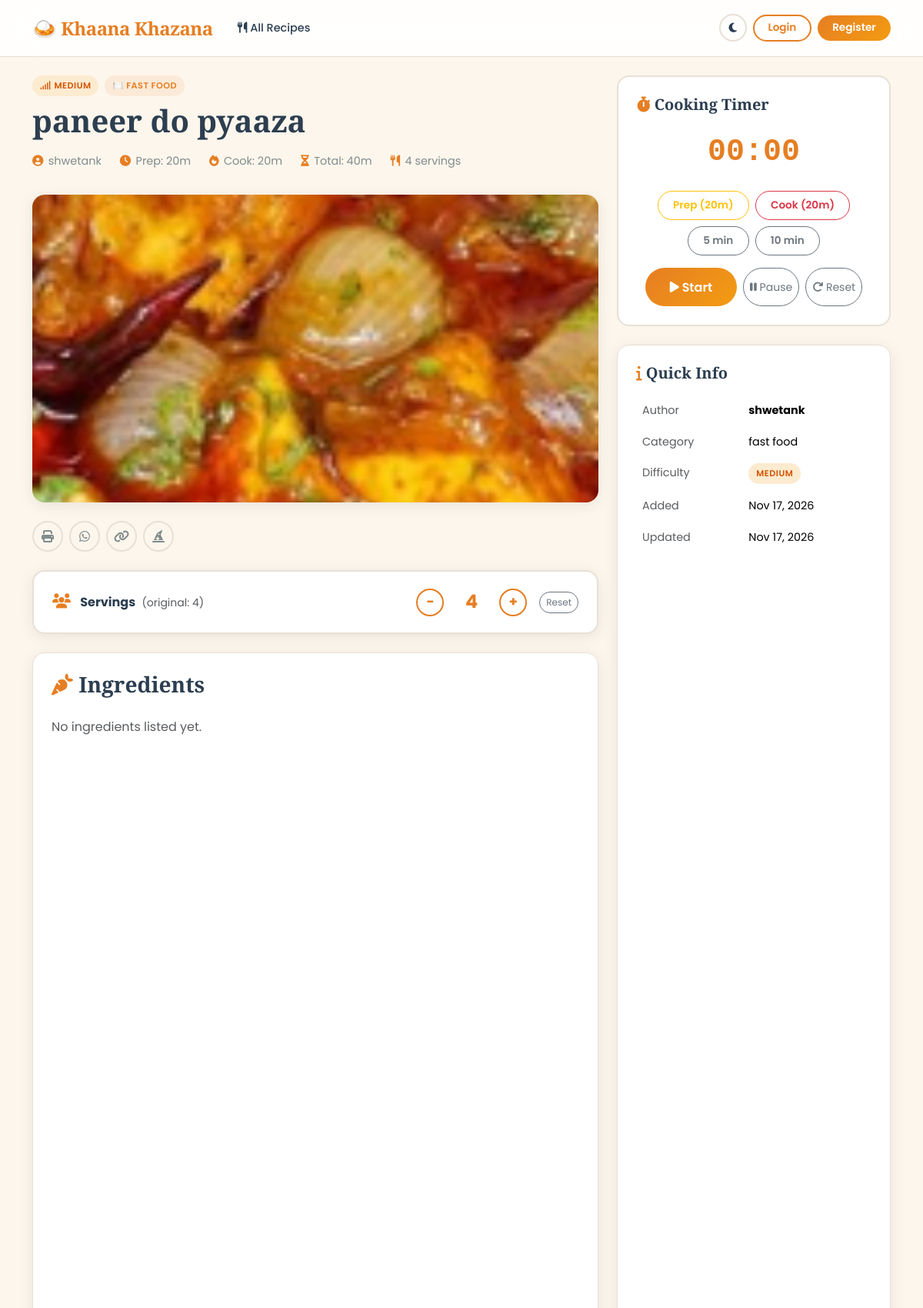
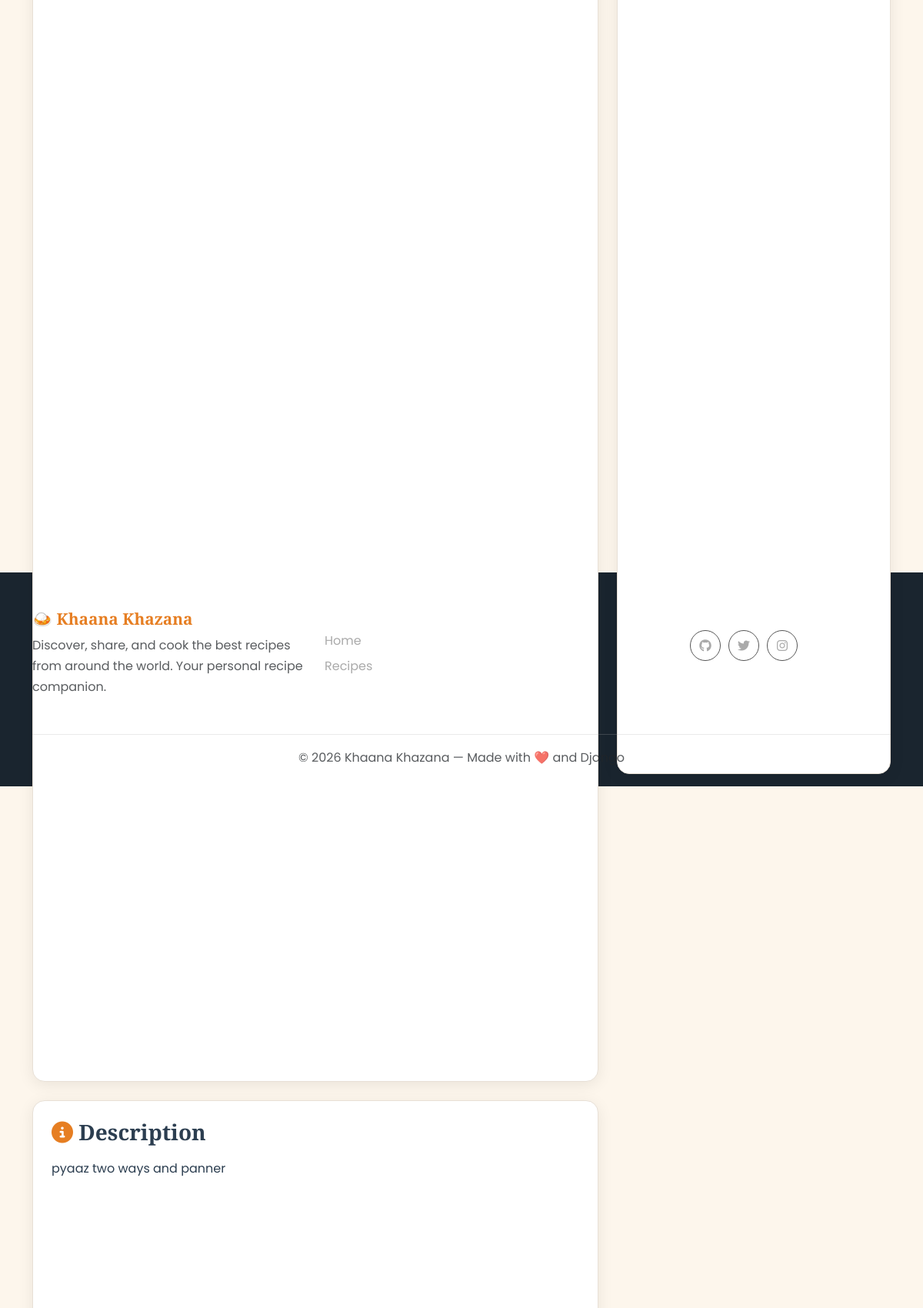
The app's page /recipes/paneer-do-pyaaza/ (upper part) with its own data (2 pictures, top to bottom).
### recipes/models.py (models this page shows, shortened)
class Recipe(models.Model):
    DIFFICULTY_CHOICES = [
        ('easy', 'Easy'),
        ('medium', 'Medium'),
        ('hard', 'Hard'),
    ]
    title = models.CharField(max_length=200)
    slug = models.SlugField(max_length=200, unique=True)
    author = models.ForeignKey(User, on_delete=models.CASCADE, related_name='recipes')
    category = models.ForeignKey(Category, on_delete=models.SET_NULL, null=True, related_name='recipes')
    description = models.TextField()
    instructions = models.TextField()
    prep_time = models.PositiveIntegerField(help_text="Prep time in minutes")
    cook_time = models.PositiveIntegerField(help_text="Cook time in minutes")
    servings = models.PositiveIntegerField(default=4)
    difficulty = models.CharField(max_length=10, choices=DIFFICULTY_CHOICES, default='medium')
    image = models.ImageField(upload_to='recipes/', blank=True, null=True)
    is_vegetarian = models.BooleanField(default=False)
    is_vegan = models.BooleanField(default=False)
    is_gluten_free = models.BooleanField(default=False)
    created_at = models.DateTimeField(auto_now_add=True)
    updated_at = models.DateTimeField(auto_now=True)
    def get_absolute_url(self):
        return reverse('recipes:detail', kwargs={'slug': self.slug})
    @property
    def total_time(self):
        return self.prep_time + self.cook_time

class Category(models.Model):
    name = models.CharField(max_length=100, unique=True)
    slug = models.SlugField(max_length=100, unique=True)
    icon = models.CharField(max_length=50, blank=True, default='🍽️', help_text="Emoji icon for category")
    class Meta:
        verbose_name_plural = 'Categories'

### recipes/views.py (the view)
# urls.py: path('recipes/<slug:slug>/', views.recipe_detail, name='detail'),
def recipe_detail(request, slug):
    recipe = get_object_or_404(Recipe, slug=slug)
    reviews = recipe.reviews.all().order_by('-created_at')
    avg_rating = reviews.aggregate(Avg('rating'))['rating__avg']
    user_favorited = False
    if request.user.is_authenticated:
        user_favorited = Favorite.objects.filter(user=request.user, recipe=recipe).exists()
    related = Recipe.objects.filter(category=recipe.category).exclude(pk=recipe.pk)[:3] if recipe.category else Recipe.objects.none()
    nutrition = getattr(recipe, 'nutrition', None)
    review_form = ReviewForm()
    return render(request, 'recipes/recipe_detail.html', {
        'recipe': recipe,
        'reviews': reviews,
        'avg_rating': avg_rating,
        'user_favorited': user_favorited,
        'review_form': review_form,
        'related': related,
        'nutrition': nutrition,
    })

### templates/recipes/recipe_detail.html (shortened to what this page needs)
{% extends 'base.html' %}
{% block content %}
<div class="container py-4">
<div class="row g-4">
  <div class="col-lg-8">
    <div class="kk-detail-header kk-animate">
      <div class="d-flex flex-wrap gap-2 mb-2">
        <span class="kk-badge kk-badge-{{ recipe.difficulty }}"><i class="fas fa-signal"></i> {{ recipe.get_difficulty_display }}</span>
        <span class="kk-badge kk-badge-category">{{ recipe.category.icon|default:"🍽️" }} {{ recipe.category.name|default:"General" }}</span>
      </div>
      <h1 class="kk-detail-title">{{ recipe.title }}</h1>
      <div class="kk-detail-meta">
        <span class="kk-detail-meta-item"><i class="fas fa-user-circle"></i> {{ recipe.author.username }}</span>
        <span class="kk-detail-meta-item"><i class="fas fa-clock"></i> Prep: {{ recipe.prep_time }}m</span>
        <span class="kk-detail-meta-item"><i class="fas fa-fire"></i> Cook: {{ recipe.cook_time }}m</span>
        <span class="kk-detail-meta-item"><i class="fas fa-hourglass-half"></i> Total: {{ recipe.total_time }}m</span>
        <span class="kk-detail-meta-item"><i class="fas fa-utensils"></i> {{ recipe.servings }} servings</span>
      </div>
    </div>
    {% if recipe.image %}
    <img src="{{ recipe.image.url }}" alt="{{ recipe.title }}" class="kk-detail-image mb-4 kk-animate">
    {% endif %}
    <div class="d-flex flex-wrap gap-2 mb-4 kk-animate">
      <a href="{% url 'recipes:print' recipe.slug %}" class="kk-share-btn" title="Print"><i class="fas fa-print"></i></a>
      <button class="kk-share-btn" onclick="shareWhatsApp()" title="Share on WhatsApp"><i class="fab fa-whatsapp"></i></button>
      <button class="kk-share-btn" onclick="copyLink()" title="Copy link"><i class="fas fa-link"></i></button>
      <button class="kk-share-btn kk-no-print" data-bs-toggle="modal" data-bs-target="#cookingModeModal" title="Cooking Mode"><i class="fas fa-hat-wizard"></i></button>
    </div>
    <div class="kk-serving-scaler mb-4 kk-animate">
      <div>
        <i class="fas fa-users" style="color:var(--kk-primary); font-size:1.2rem"></i>
        <strong class="ms-2">Servings</strong>
        <small class="text-muted ms-1">(original: <span id="base-servings" data-servings="{{ recipe.servings }}">{{ recipe.servings }}</span>)</small>
      </div>
      <div class="d-flex align-items-center gap-3">
        <button class="kk-serving-btn" onclick="scaleServings(-1)">−</button>
        <span class="kk-serving-count" id="current-servings">{{ recipe.servings }}</span>
        <button class="kk-serving-btn" onclick="scaleServings(1)">+</button>
        <button class="btn btn-sm btn-outline-secondary" onclick="resetServings()" style="border-radius:50px; font-size:0.75rem">Reset</button>
      </div>
    </div>
    <div class="kk-card p-4 mb-4 kk-animate">
      <h3 class="mb-3"><i class="fas fa-carrot" style="color:var(--kk-primary)"></i> Ingredients</h3>
      <ul class="kk-ingredients-list" id="ingredients-list">
        {% for ri in recipe.recipe_ingredients.all %}
        <li class="kk-ingredient-item" onclick="this.classList.toggle('checked')">
          <div class="kk-ingredient-checkbox"><i class="fas fa-check" style="font-size:0.7rem"></i></div>
          <span><span class="kk-ingredient-qty ingredient-qty" data-base-qty="{{ ri.quantity }}">{{ ri.quantity }}</span> {{ ri.ingredient.name }}</span>
        </li>
        {% empty %}
        <li class="text-muted py-2">No ingredients listed yet.</li>
        {% endfor %}
      </ul>
    </div>
    <div class="kk-card p-4 mb-4 kk-animate">
      <h3 class="mb-3"><i class="fas fa-info-circle" style="color:var(--kk-primary)"></i> Description</h3>
      <p class="mb-0" style="line-height:1.8">{{ recipe.description }}</p>
    </div>
  </div>
  <div class="col-lg-4">
    <div class="kk-timer-card mb-4 kk-animate">
      <h5 class="mb-3"><i class="fas fa-stopwatch" style="color:var(--kk-primary)"></i> Cooking Timer</h5>
      <div class="kk-timer-display" id="timerDisplay">00:00</div>
      <div class="d-flex flex-wrap gap-2 mt-3 justify-content-center">
        <button class="kk-timer-btn btn btn-outline-warning btn-sm" onclick="setTimer({{ recipe.prep_time }})">Prep ({{ recipe.prep_time }}m)</button>
        <button class="kk-timer-btn btn btn-outline-danger btn-sm" onclick="setTimer({{ recipe.cook_time }})">Cook ({{ recipe.cook_time }}m)</button>
        <button class="kk-timer-btn btn btn-outline-secondary btn-sm" onclick="setTimer(5)">5 min</button>
        <button class="kk-timer-btn btn btn-outline-secondary btn-sm" onclick="setTimer(10)">10 min</button>
      </div>
      <div class="d-flex gap-2 mt-3 justify-content-center">
        <button class="kk-btn-primary btn-sm" onclick="startTimer()" id="timerStartBtn"><i class="fas fa-play"></i> Start</button>
        <button class="btn btn-outline-secondary btn-sm" onclick="pauseTimer()" style="border-radius:50px"><i class="fas fa-pause"></i> Pause</button>
        <button class="btn btn-outline-secondary btn-sm" onclick="resetTimer()" style="border-radius:50px"><i class="fas fa-redo"></i> Reset</button>
      </div>
    </div>
    <div class="kk-card p-4 mb-4 kk-animate">
      <h5 class="mb-3"><i class="fas fa-info" style="color:var(--kk-primary)"></i> Quick Info</h5>
      <table class="table table-borderless mb-0" style="font-size:0.9rem">
        <tr><td class="text-muted">Author</td><td class="fw-bold">{{ recipe.author.username }}</td></tr>
        <tr><td class="text-muted">Category</td><td>{{ recipe.category.name|default:"General" }}</td></tr>
        <tr><td class="text-muted">Difficulty</td><td><span class="kk-badge kk-badge-{{ recipe.difficulty }}">{{ recipe.get_difficulty_display }}</span></td></tr>
        <tr><td class="text-muted">Added</td><td>{{ recipe.created_at|date:"M d, Y" }}</td></tr>
        <tr><td class="text-muted">Updated</td><td>{{ recipe.updated_at|date:"M d, Y" }}</td></tr>
      </table>
    </div>
  </div>
</div>
</div>
{% endblock %}

### templates/base.html (shortened to what this page needs)
{% load static %}
<!DOCTYPE html>
<html lang="en" data-bs-theme="light">
<head>
  <link href="https://cdn.jsdelivr.net/npm/bootstrap@5.3.3/dist/css/bootstrap.min.css" rel="stylesheet">
  <link rel="stylesheet" href="https://cdnjs.cloudflare.com/ajax/libs/font-awesome/6.5.1/css/all.min.css">
  <link rel="stylesheet" href="https://cdnjs.cloudflare.com/ajax/libs/animate.css/4.1.1/animate.min.css">
  <link rel="stylesheet" href="{% static 'css/style.css' %}">
</head>
<body>
  <nav class="navbar navbar-expand-lg sticky-top kk-navbar">
    <div class="container">
      <a class="navbar-brand kk-brand" href="{% url 'recipes:home' %}">
        <span class="brand-icon">🍛</span> Khaana Khazana
      </a>
      <div class="collapse navbar-collapse" id="navbarMain">
        <ul class="navbar-nav me-auto mb-2 mb-lg-0">
          <li class="nav-item">
            <a class="nav-link" href="{% url 'recipes:list' %}"><i class="fas fa-utensils me-1"></i>All Recipes</a>
          </li>
        </ul>
        <div class="d-flex align-items-center gap-2">
          <button class="btn btn-sm kk-theme-toggle" id="themeToggle" title="Toggle dark mode">
          </button>
          {% if user.is_authenticated %}
            <a href="{% url 'accounts:profile' %}" class="btn btn-sm kk-nav-btn">
              <i class="fas fa-user-circle me-1"></i>{{ user.username }}
            </a>
            <form action="{% url 'accounts:logout' %}" method="post" class="d-inline">
              {% csrf_token %}
              <button type="submit" class="btn btn-sm kk-nav-btn-outline">Logout</button>
            </form>
          {% else %}
            <a href="{% url 'accounts:login' %}" class="btn btn-sm kk-nav-btn-outline">Login</a>
            <a href="{% url 'accounts:register' %}" class="btn btn-sm kk-nav-btn">Register</a>
          {% endif %}
        </div>
      </div>
    </div>
  </nav>
  <main class="kk-main">
    {% block content %}{% endblock %}
  </main>
  <footer class="kk-footer">
    <div class="container">
      <div class="row">
        <div class="col-md-4 mb-3">
          <h5 class="kk-footer-brand"><span>🍛</span> Khaana Khazana</h5>
          <p class="text-muted">Discover, share, and cook the best recipes from around the world. Your personal recipe companion.</p>
        </div>
        <div class="col-md-2 mb-3">
          <h6>Quick Links</h6>
          <ul class="list-unstyled">
            <li><a href="{% url 'recipes:home' %}">Home</a></li>
            <li><a href="{% url 'recipes:list' %}">Recipes</a></li>
          </ul>
        </div>
        <div class="col-md-3 mb-3">
          <h6>Categories</h6>
        </div>
        <div class="col-md-3 mb-3">
          <h6>Connect</h6>
          <div class="kk-social-links">
            <a href="#" title="GitHub"><i class="fab fa-github"></i></a>
            <a href="#" title="Twitter"><i class="fab fa-twitter"></i></a>
            <a href="#" title="Instagram"><i class="fab fa-instagram"></i></a>
          </div>
        </div>
      </div>
      <hr>
      <p class="text-center text-muted mb-0">&copy; 2026 Khaana Khazana — Made with ❤️ and Django</p>
    </div>
  </footer>
</body>
</html>

### records on screen
Recipe: difficulty "MEDIUM", category.icon "🍽️", category.name "FAST FOOD", title "paneer do pyaaza", author.username "shwetank", prep_time "20", cook_time "20", total_time "40", servings "4", image (picture), description "pyaaz two ways and panner", category.name "fast food", created_at "Nov 17, 2026", updated_at "Nov 17, 2026"
